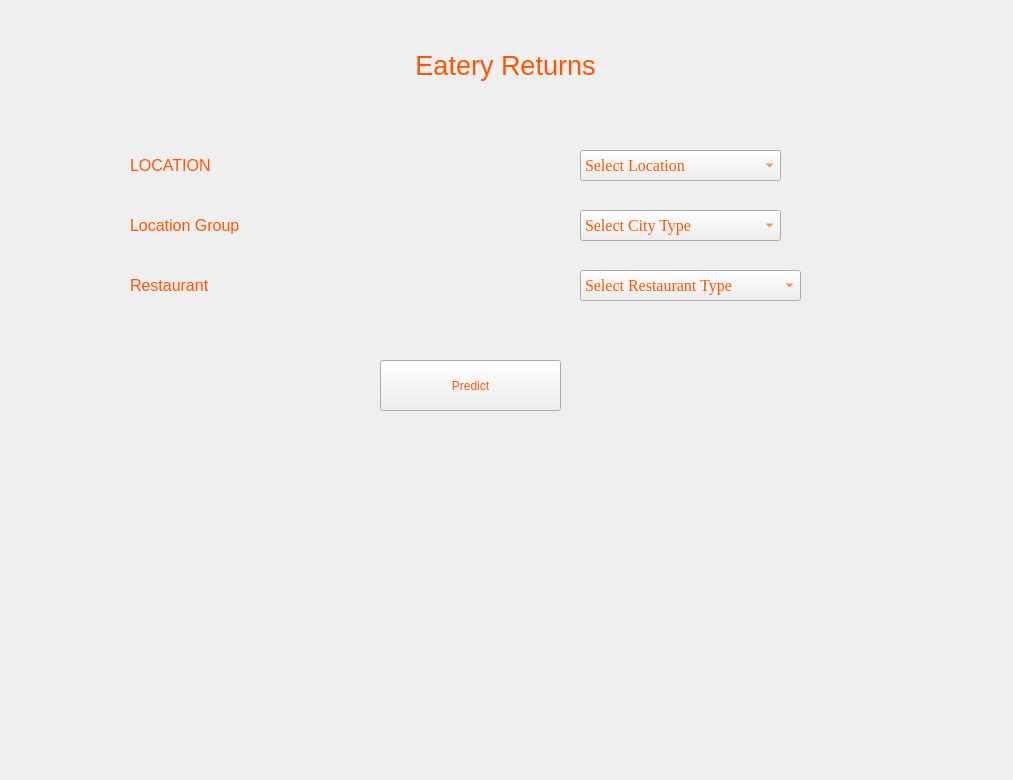
<?xml version="1.0" encoding="UTF-8"?>
<ui version="4.0">
 <class>MainWindow</class>
 <widget class="QMainWindow" name="MainWindow">
  <property name="geometry">
   <rect>
    <x>0</x>
    <y>0</y>
    <width>1013</width>
    <height>780</height>
   </rect>
  </property>
  <property name="windowTitle">
   <string>MainWindow</string>
  </property>
  <widget class="QWidget" name="centralwidget">
   <widget class="QLabel" name="label">
    <property name="geometry">
     <rect>
      <x>190</x>
      <y>40</y>
      <width>631</width>
      <height>51</height>
     </rect>
    </property>
    <property name="font">
     <font>
      <pointsize>20</pointsize>
      <weight>50</weight>
      <italic>false</italic>
      <bold>false</bold>
     </font>
    </property>
    <property name="layoutDirection">
     <enum>Qt::LeftToRight</enum>
    </property>
    <property name="styleSheet">
     <string notr="true">color: rgb(255, 85, 0);
font:&quot;Times New Roman&quot;;</string>
    </property>
    <property name="text">
     <string>Eatery Returns</string>
    </property>
    <property name="alignment">
     <set>Qt::AlignCenter</set>
    </property>
    <property name="wordWrap">
     <bool>true</bool>
    </property>
   </widget>
   <widget class="QComboBox" name="loc">
    <property name="geometry">
     <rect>
      <x>580</x>
      <y>150</y>
      <width>201</width>
      <height>31</height>
     </rect>
    </property>
    <property name="font">
     <font>
      <family>Times New Roman</family>
      <pointsize>12</pointsize>
      <weight>50</weight>
      <italic>false</italic>
      <bold>false</bold>
     </font>
    </property>
    <property name="layoutDirection">
     <enum>Qt::LeftToRight</enum>
    </property>
    <property name="autoFillBackground">
     <bool>true</bool>
    </property>
    <property name="styleSheet">
     <string notr="true">color: rgb(255, 85, 0);
font: 12pt &quot;Times New Roman&quot;;</string>
    </property>
    <property name="maxVisibleItems">
     <number>10</number>
    </property>
    <property name="insertPolicy">
     <enum>QComboBox::InsertAfterCurrent</enum>
    </property>
    <property name="sizeAdjustPolicy">
     <enum>QComboBox::AdjustToMinimumContentsLengthWithIcon</enum>
    </property>
    <item>
     <property name="text">
      <string>Select Location</string>
     </property>
    </item>
    <item>
     <property name="text">
      <string>Niğde</string>
     </property>
    </item>
    <item>
     <property name="text">
      <string>Konya</string>
     </property>
    </item>
    <item>
     <property name="text">
      <string>Ankara</string>
     </property>
    </item>
    <item>
     <property name="text">
      <string>Kocaeli</string>
     </property>
    </item>
    <item>
     <property name="text">
      <string>Afyonkarahisar</string>
     </property>
    </item>
    <item>
     <property name="text">
      <string>Eskişehir</string>
     </property>
    </item>
    <item>
     <property name="text">
      <string>Rize</string>
     </property>
    </item>
    <item>
     <property name="text">
      <string>İstanbul</string>
     </property>
    </item>
    <item>
     <property name="text">
      <string>Trabzon</string>
     </property>
    </item>
    <item>
     <property name="text">
      <string>Antalya</string>
     </property>
    </item>
    <item>
     <property name="text">
      <string>Muğla</string>
     </property>
    </item>
    <item>
     <property name="text">
      <string>Düzce</string>
     </property>
    </item>
    <item>
     <property name="text">
      <string>Adana</string>
     </property>
    </item>
    <item>
     <property name="text">
      <string>Bursa</string>
     </property>
    </item>
    <item>
     <property name="text">
      <string>Aydın</string>
     </property>
    </item>
    <item>
     <property name="text">
      <string>Hatay</string>
     </property>
    </item>
    <item>
     <property name="text">
      <string>Denizli</string>
     </property>
    </item>
    <item>
     <property name="text">
      <string>İzmir</string>
     </property>
    </item>
    <item>
     <property name="text">
      <string>Gaziantep</string>
     </property>
    </item>
    <item>
     <property name="text">
      <string>Samsun</string>
     </property>
    </item>
    <item>
     <property name="text">
      <string>Erzurum</string>
     </property>
    </item>
    <item>
     <property name="text">
      <string>Edirne</string>
     </property>
    </item>
    <item>
     <property name="text">
      <string>Balıkesir</string>
     </property>
    </item>
    <item>
     <property name="text">
      <string>Mersin</string>
     </property>
    </item>
    <item>
     <property name="text">
      <string>Zonguldak</string>
     </property>
    </item>
    <item>
     <property name="text">
      <string>Malatya</string>
     </property>
    </item>
    <item>
     <property name="text">
      <string>Çanakkale</string>
     </property>
    </item>
    <item>
     <property name="text">
      <string>Kars</string>
     </property>
    </item>
    <item>
     <property name="text">
      <string>Bolu</string>
     </property>
    </item>
    <item>
     <property name="text">
      <string>Batman</string>
     </property>
    </item>
    <item>
     <property name="text">
      <string>Bilecik</string>
     </property>
    </item>
    <item>
     <property name="text">
      <string>Giresun</string>
     </property>
    </item>
    <item>
     <property name="text">
      <string>Tekirdağ</string>
     </property>
    </item>
    <item>
     <property name="text">
      <string>Sivas</string>
     </property>
    </item>
    <item>
     <property name="text">
      <string>Kırıkkale</string>
     </property>
    </item>
    <item>
     <property name="text">
      <string>Mardin</string>
     </property>
    </item>
    <item>
     <property name="text">
      <string>Erzincan</string>
     </property>
    </item>
    <item>
     <property name="text">
      <string>Manisa</string>
     </property>
    </item>
    <item>
     <property name="text">
      <string>Diyarbakır</string>
     </property>
    </item>
    <item>
     <property name="text">
      <string>Kahramanmaraş</string>
     </property>
    </item>
    <item>
     <property name="text">
      <string>Yalova</string>
     </property>
    </item>
    <item>
     <property name="text">
      <string>Tanımsız</string>
     </property>
    </item>
    <item>
     <property name="text">
      <string>Sakarya</string>
     </property>
    </item>
    <item>
     <property name="text">
      <string>Kırşehir</string>
     </property>
    </item>
    <item>
     <property name="text">
      <string>Aksaray</string>
     </property>
    </item>
    <item>
     <property name="text">
      <string>Kayseri</string>
     </property>
    </item>
    <item>
     <property name="text">
      <string>Nevşehir</string>
     </property>
    </item>
    <item>
     <property name="text">
      <string>Çorum</string>
     </property>
    </item>
    <item>
     <property name="text">
      <string>Ordu</string>
     </property>
    </item>
    <item>
     <property name="text">
      <string>Kırklareli</string>
     </property>
    </item>
    <item>
     <property name="text">
      <string>Şanlıurfa</string>
     </property>
    </item>
    <item>
     <property name="text">
      <string>Artvin</string>
     </property>
    </item>
    <item>
     <property name="text">
      <string>Uşak</string>
     </property>
    </item>
    <item>
     <property name="text">
      <string>Kütahya</string>
     </property>
    </item>
    <item>
     <property name="text">
      <string>Siirt</string>
     </property>
    </item>
    <item>
     <property name="text">
      <string>Çankırı</string>
     </property>
    </item>
    <item>
     <property name="text">
      <string>Isparta</string>
     </property>
    </item>
   </widget>
   <widget class="QLabel" name="label_2">
    <property name="geometry">
     <rect>
      <x>130</x>
      <y>150</y>
      <width>291</width>
      <height>31</height>
     </rect>
    </property>
    <property name="font">
     <font>
      <pointsize>12</pointsize>
      <weight>50</weight>
      <italic>false</italic>
      <bold>false</bold>
     </font>
    </property>
    <property name="styleSheet">
     <string notr="true">color: rgb(255, 85, 0);
font:  &quot;Times New Roman&quot;;</string>
    </property>
    <property name="text">
     <string>LOCATION</string>
    </property>
    <property name="scaledContents">
     <bool>true</bool>
    </property>
    <property name="wordWrap">
     <bool>true</bool>
    </property>
   </widget>
   <widget class="QLabel" name="label_3">
    <property name="geometry">
     <rect>
      <x>130</x>
      <y>210</y>
      <width>271</width>
      <height>31</height>
     </rect>
    </property>
    <property name="font">
     <font>
      <pointsize>12</pointsize>
      <weight>50</weight>
      <italic>false</italic>
      <bold>false</bold>
     </font>
    </property>
    <property name="styleSheet">
     <string notr="true">color: rgb(255, 85, 0);
font: &quot;Times New Roman&quot;;</string>
    </property>
    <property name="text">
     <string>Location Group</string>
    </property>
    <property name="scaledContents">
     <bool>true</bool>
    </property>
    <property name="wordWrap">
     <bool>true</bool>
    </property>
   </widget>
   <widget class="QComboBox" name="ct">
    <property name="geometry">
     <rect>
      <x>580</x>
      <y>210</y>
      <width>201</width>
      <height>31</height>
     </rect>
    </property>
    <property name="font">
     <font>
      <family>Times New Roman</family>
      <pointsize>12</pointsize>
      <weight>50</weight>
      <italic>false</italic>
      <bold>false</bold>
     </font>
    </property>
    <property name="autoFillBackground">
     <bool>true</bool>
    </property>
    <property name="styleSheet">
     <string notr="true">color: rgb(255, 85, 0);
font: 12pt &quot;Times New Roman&quot;;</string>
    </property>
    <property name="maxVisibleItems">
     <number>10</number>
    </property>
    <property name="insertPolicy">
     <enum>QComboBox::InsertAfterCurrent</enum>
    </property>
    <property name="sizeAdjustPolicy">
     <enum>QComboBox::AdjustToMinimumContentsLengthWithIcon</enum>
    </property>
    <item>
     <property name="text">
      <string>Select City Type</string>
     </property>
    </item>
    <item>
     <property name="text">
      <string>Big Cities</string>
     </property>
    </item>
    <item>
     <property name="text">
      <string>Other</string>
     </property>
    </item>
   </widget>
   <widget class="QLabel" name="label_4">
    <property name="geometry">
     <rect>
      <x>130</x>
      <y>270</y>
      <width>281</width>
      <height>31</height>
     </rect>
    </property>
    <property name="font">
     <font>
      <pointsize>12</pointsize>
      <weight>50</weight>
      <italic>false</italic>
      <bold>false</bold>
     </font>
    </property>
    <property name="styleSheet">
     <string notr="true">color: rgb(255, 85, 0);
font: &quot;Times New Roman&quot;;</string>
    </property>
    <property name="text">
     <string>Restaurant</string>
    </property>
    <property name="scaledContents">
     <bool>true</bool>
    </property>
    <property name="wordWrap">
     <bool>true</bool>
    </property>
   </widget>
   <widget class="QComboBox" name="rt">
    <property name="geometry">
     <rect>
      <x>580</x>
      <y>270</y>
      <width>221</width>
      <height>31</height>
     </rect>
    </property>
    <property name="font">
     <font>
      <family>Times New Roman</family>
      <pointsize>12</pointsize>
      <weight>50</weight>
      <italic>false</italic>
      <bold>false</bold>
     </font>
    </property>
    <property name="autoFillBackground">
     <bool>true</bool>
    </property>
    <property name="styleSheet">
     <string notr="true">color: rgb(255, 85, 0);
font: 12pt &quot;Times New Roman&quot;;</string>
    </property>
    <property name="maxVisibleItems">
     <number>10</number>
    </property>
    <property name="insertPolicy">
     <enum>QComboBox::InsertAfterCurrent</enum>
    </property>
    <property name="sizeAdjustPolicy">
     <enum>QComboBox::AdjustToMinimumContentsLengthWithIcon</enum>
    </property>
    <item>
     <property name="text">
      <string>Select Restaurant Type</string>
     </property>
    </item>
    <item>
     <property name="text">
      <string>In line</string>
     </property>
    </item>
    <item>
     <property name="text">
      <string>Food Court</string>
     </property>
    </item>
    <item>
     <property name="text">
      <string>Mobile</string>
     </property>
    </item>
    <item>
     <property name="text">
      <string>Other</string>
     </property>
    </item>
   </widget>
   <widget class="QPushButton" name="pred">
    <property name="geometry">
     <rect>
      <x>380</x>
      <y>360</y>
      <width>181</width>
      <height>51</height>
     </rect>
    </property>
    <property name="styleSheet">
     <string notr="true">color: rgb(255, 85, 0);
font: 12pt &quot;Times New Roman&quot;;</string>
    </property>
    <property name="text">
     <string>Predict</string>
    </property>
   </widget>
   <widget class="QLabel" name="res">
    <property name="geometry">
     <rect>
      <x>120</x>
      <y>450</y>
      <width>771</width>
      <height>61</height>
     </rect>
    </property>
    <property name="font">
     <font>
      <family>Times New Roman</family>
      <pointsize>15</pointsize>
      <weight>50</weight>
      <italic>false</italic>
      <bold>false</bold>
     </font>
    </property>
    <property name="styleSheet">
     <string notr="true">color: rgb(255, 85, 0);
font: 15pt &quot;Times New Roman&quot;;</string>
    </property>
    <property name="text">
     <string/>
    </property>
    <property name="scaledContents">
     <bool>true</bool>
    </property>
    <property name="alignment">
     <set>Qt::AlignCenter</set>
    </property>
    <property name="wordWrap">
     <bool>true</bool>
    </property>
   </widget>
  </widget>
 </widget>
 <resources/>
 <connections/>
</ui>
